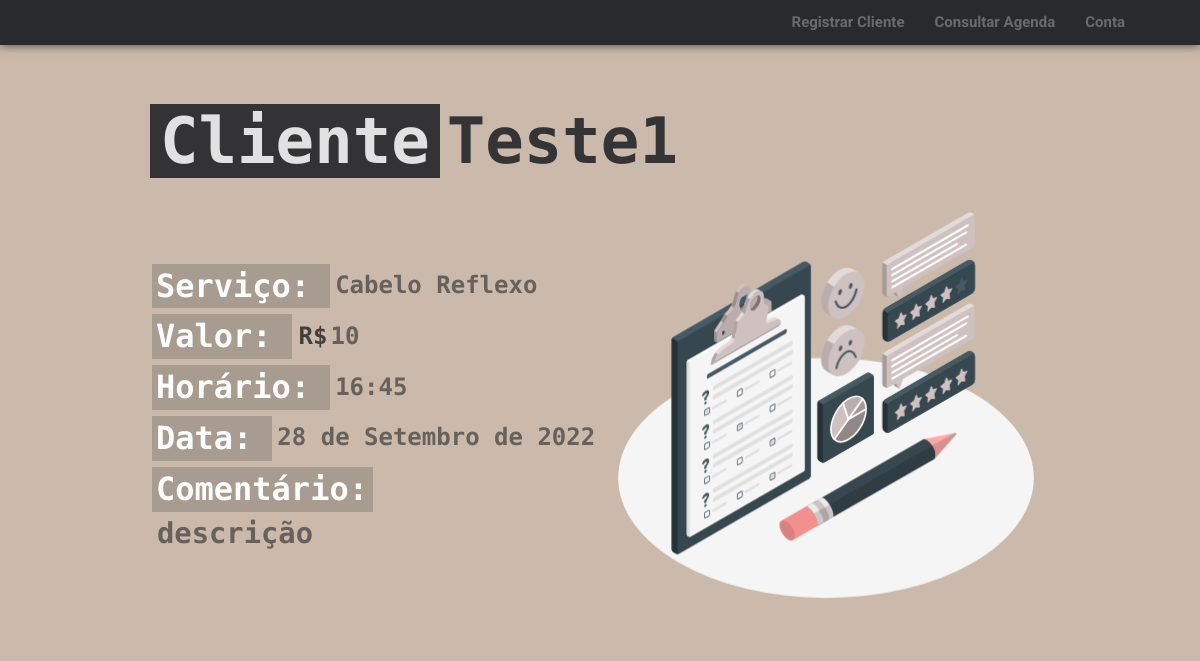
Page /cliente/34 (signed in) on the committed database.
### agenda/models.py (models this page shows, shortened)
class Agenda(models.Model):
    usuario = models.ForeignKey(User, on_delete=models.SET_NULL, null=True)
    cliente = models.CharField(max_length=100)
    valor = models.CharField(max_length=10)
    servico = models.ForeignKey(Categoria, on_delete=models.SET_NULL, null=True)
    data = models.DateField()
    horario = models.TimeField()
    descricao = models.TextField(max_length=999)
    concluido = models.BooleanField(default=False)

class Categoria(models.Model):
    categoria = models.CharField(max_length=40)
    def __str__(self):
        return f'{self.categoria}'

### agenda/views.py (the view)
# urls.py: path('cliente/<int:id>', views.ClienteView.as_view(), name='cliente'),
class ClienteView(View):
    def get(self, request, id):
        if request.user.is_authenticated:
            publicacao = Agenda.objects.filter(usuario = request.user, id = id)
            for cliente in publicacao:
                nome = cliente.cliente
            return render(request, 'agenda/pages/client.html',
            context = {
                'publicacao':publicacao,
                'nome':nome,
            })
        else:
            return redirect('agenda:login')

### agenda/templates/agenda/pages/client.html (shortened to what this page needs)
{% load static %}
<!doctype html>
<html lang="pt-br">
    <head>
        <link rel="stylesheet"      type="text/css" href="{% static 'css/client.css'    %}">
        <link rel="stylesheet"      type="text/css" href="{% static 'css/navbar.css'    %}">
        <link rel="stylesheet"      type="text/css" href="{% static 'css/normalize.css' %}">
    </head>
    <body>
        {% include 'agenda/partials/header.html' %}
        <main>
            <div class="container">
                <h2 id="title"><span class="title">Cliente</span><span class="title-client">{{nome}}</span></h2>
                <div class="wrapper">
                    <div class="tabela">
                        <table>
                            {% for cliente in publicacao %}
                                <tr>
                                    <td><h3>Serviço:</h3></td>
                                    <td><p>{{cliente.servico}}</p></td>
                                </tr>
                                <tr>
                                    <td>
                                        <h3>Valor:</h3>
                                    </td>
                                    <td>
                                        <p><span style="padding: 0 3px 0 2px; color: #363636ec;">R$</span>{{cliente.valor}}</p>
                                    </td>
                                </tr>
                                <tr>
                                    <td><h3>Horário:</h3></td>
                                    <td><p>{{cliente.horario}}</p></td>
                                </tr>
                                <tr>
                                    <td><h3>Data:</h3></td>
                                    <td><p>{{cliente.data}}</p></td>
                                </tr>
                                <tr class="coment">
                                    <td colspan="2"><h3>Comentário:</h3></td>
                                </tr>
                                <tr class="coment">
                                    <td colspan="2"><p>{{cliente.descricao}}</p></td>
                                </tr>
                            {% endfor %}
                        </table>
                    </div>
                    <div class="svg">
                    </div>
                </div>
            </div>
        </main>
    </body>
</html>

### static/css/client.css (style rules this page uses)
* { margin: 0; padding: 0; outline: none; box-sizing: border-box; font-family: 'Roboto Mono', sans-serif; }
html, body { height: 100%; background-color: #cbbaac; overflow-x: hidden; }
.container { height: 100%; margin: 0 auto; max-width: 900px; }
#title { margin-top: 60px; color: rgb(225 225 225); font-size: 4em; z-index: 2; position: relative; }
.title-client { margin-left: 7px; color: #292a2dee; }
.title { width: 200px; height: 90px; padding: 0 10px; background-color: #292a2dee; }
.wrapper { position: relative; height: 100%; display: flex; color: #292a2dee; max-width: 900px; margin: 80px auto; }
.wrapper h3 { color: white; font-size: 2em; display: inline-block; padding: 4px 20px 4px 4px; background-color: #3636363b; }
.wrapper p { color: #363636ab; font-size: 1.5em; float: left; position: absolute; top: 50%; padding-left: 5px; font-weight: bold; transform: translateY(-50%); }
.tabela { width: 50%; max-width: 50%; }
table { width: 100%; }
table tr { width: 100%; display: inline-block; padding: 3px 0; position: relative; }
table td { float: left; }
.coment h3 { padding: none !important; text-align: center; width: calc(100% - 15px); }
.coment p { text-align: left; font-size: 1.8em; display: inline-block; margin-top:10px; z-index: 99; }
.svg { width: 50%; position: relative; top: -75px; }

### rows in the picture
Agenda: cliente "Teste1", servico "Cabelo Reflexo", valor "10", horario "16:45", data "28 de Setembro de 2022", descricao "descrição"
